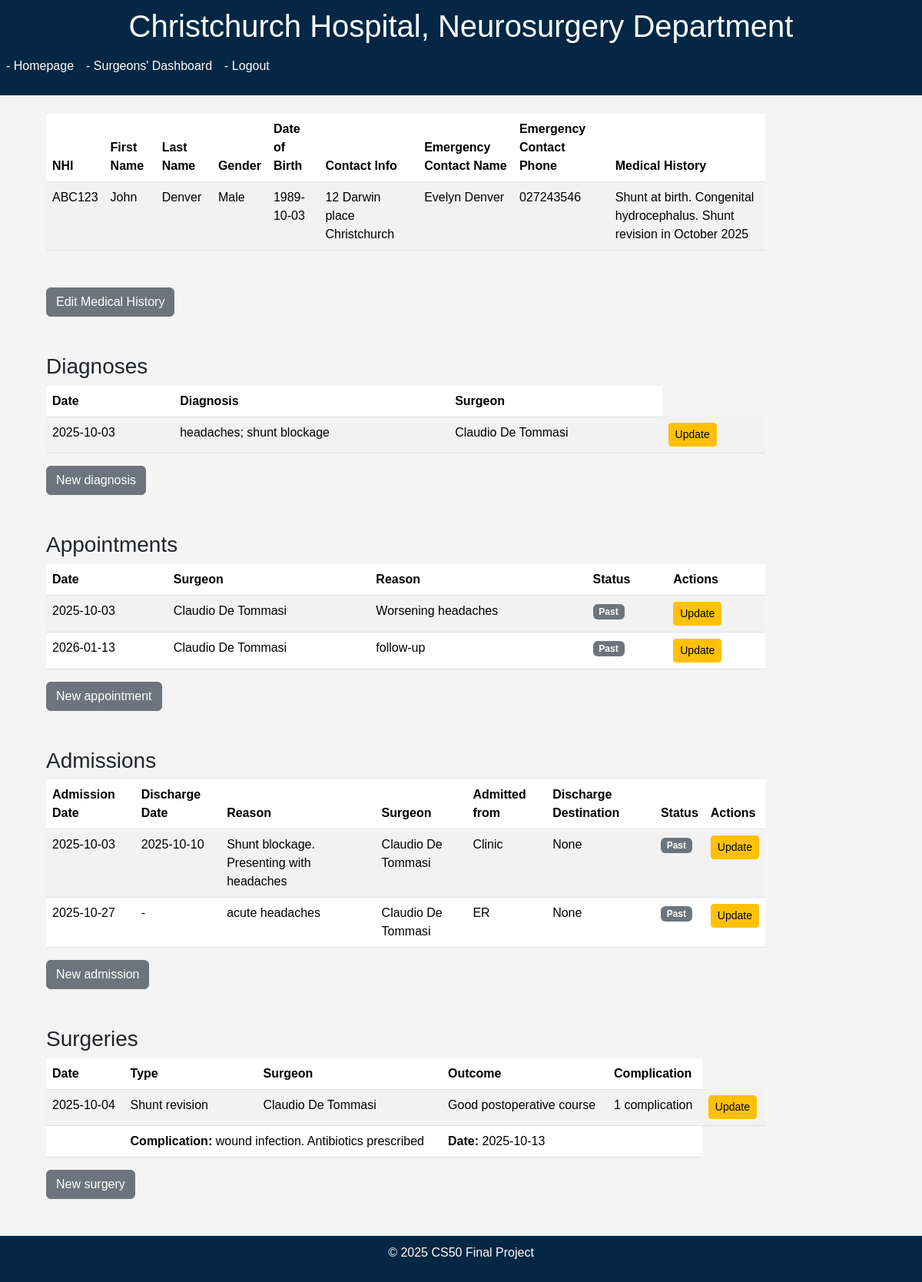
Before: /patients_records/1 (signed in) with the older database file.
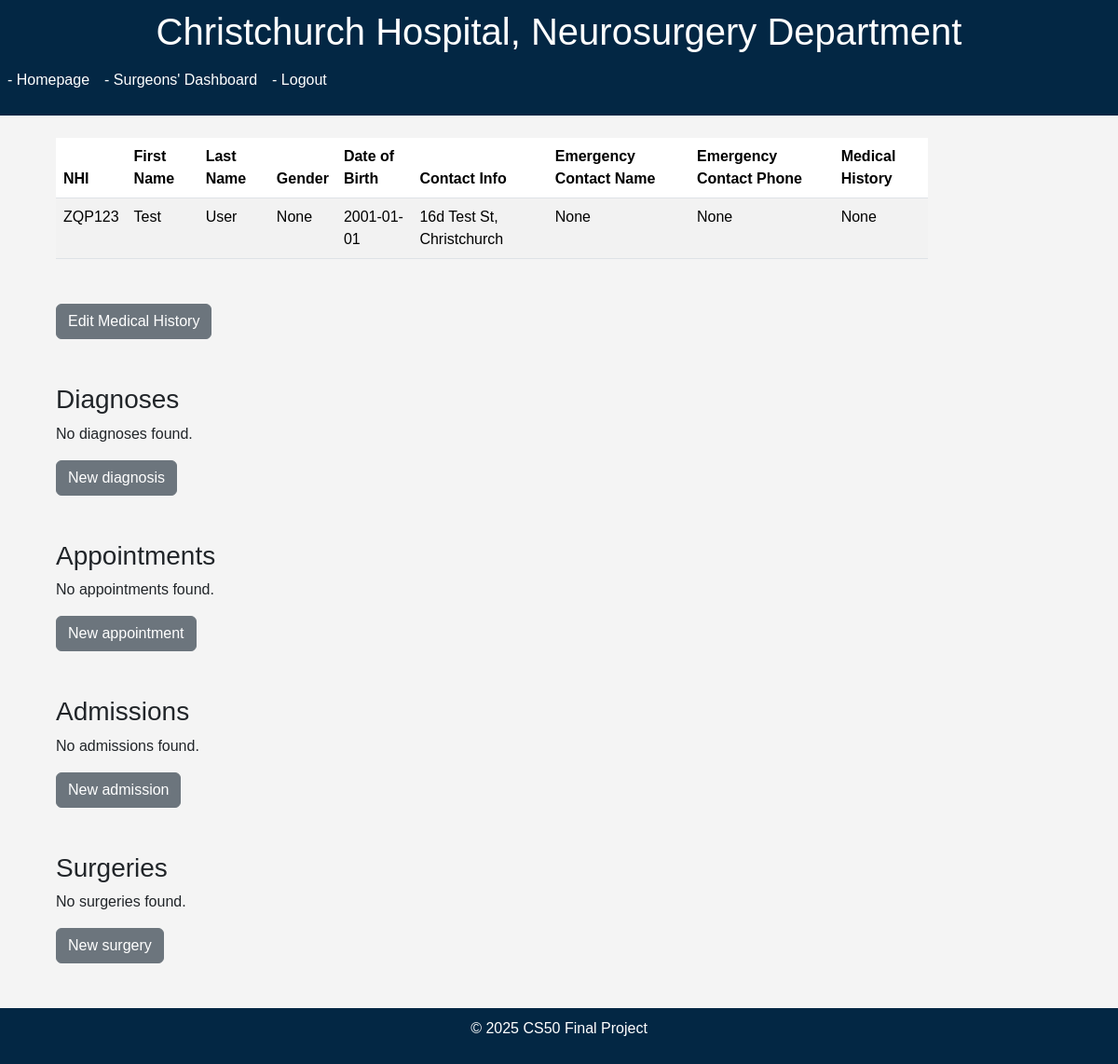
After: the same page with the newer database file.
### models.py (models this page shows)
class Patient(db.Model):
    id = db.Column(db.Integer, primary_key=True)
    NHI = db.Column(db.String(6), unique=True, nullable=False)
    username = db.Column(db.String(50), unique=True, nullable=True)
    password_hash = db.Column(db.String(255), nullable=True)
    last_name = db.Column(db.String(100), nullable=False)
    first_name = db.Column(db.String(100), nullable=False)
    gender = db.Column(db.String(1))
    date_of_birth = db.Column(db.Date, nullable=False)
    contact_info = db.Column(db.String(100), nullable=False)
    emergency_contact_name = db.Column(db.String(100))
    emergency_contact_phone = db.Column(db.String(15))
    medical_history = db.Column(db.Text)
    needs_password = db.Column(db.Boolean, default=True)

class Diagnosis(db.Model):
    id = db.Column(db.Integer, primary_key=True)
    patient_id = db.Column(db.Integer, db.ForeignKey('patient.id'), nullable=False)
    surgeon_id = db.Column(db.Integer, db.ForeignKey('surgeon.id'), nullable=False)
    diagnosis_date = db.Column(db.DateTime)
    diagnosis = db.Column(db.Text, nullable=False)
    notes = db.Column(db.Text)
    patient = db.relationship('Patient', backref='diagnoses')
    surgeon = db.relationship('Surgeon', backref='diagnoses')

class Surgeon(db.Model):
    id = db.Column(db.Integer, primary_key=True)
    username = db.Column(db.String(50), unique=True, nullable=True)
    password_hash = db.Column(db.String(255), nullable=True)
    first_name = db.Column(db.String(100), nullable=False)
    last_name = db.Column(db.String(100), nullable=False)
    surgeon_code = db.Column(db.String(20), unique=True, nullable=True)
    gender = db.Column(db.String(1))
    date_of_birth = db.Column(db.Date)
    contact_info = db.Column(db.String(100))
    specialty = db.Column(db.String(100))
    needs_password = db.Column(db.Boolean, default=True)

class Appointment(db.Model):
    id = db.Column(db.Integer, primary_key=True)
    patient_id = db.Column(db.Integer, db.ForeignKey('patient.id'), nullable=False)
    surgeon_id = db.Column(db.Integer, db.ForeignKey('surgeon.id'), nullable=False)
    appointment_date = db.Column(db.DateTime, nullable=False)
    reason = db.Column(db.Text)
    status = db.Column(db.String(50), default='Scheduled')
    patient = db.relationship('Patient', backref='appointments')
    surgeon = db.relationship('Surgeon', backref='appointments')

class Admission(db.Model):
    id = db.Column(db.Integer, primary_key=True)
    patient_id = db.Column(db.Integer, db.ForeignKey('patient.id'), nullable=False)
    surgeon_id = db.Column(db.Integer, db.ForeignKey('surgeon.id'), nullable=False)
    admission_date = db.Column(db.DateTime, nullable=False)
    discharge_date = db.Column(db.DateTime)
    reason = db.Column(db.Text)
    admitted_from = db.Column(
        Enum('ER', 'Clinic', 'Referral', name='admitted_from_enum'),
        nullable=True
    )
    discharged_to = db.Column(
        Enum('Home', 'Rehab', 'Nursing Home', name='discharged_to_enum'),
        nullable=True
    )
    patient = db.relationship('Patient', backref='admissions')
    surgeon = db.relationship('Surgeon', backref='admissions')

class Surgery(db.Model):
    id = db.Column(db.Integer, primary_key=True)
    patient_id = db.Column(db.Integer, db.ForeignKey('patient.id'), nullable=False)
    surgeon_id = db.Column(db.Integer, db.ForeignKey('surgeon.id'), nullable=False)
    surgery_date = db.Column(db.DateTime, nullable=False)
    surgery_type = db.Column(db.String(100), nullable=False)
    outcome = db.Column(db.String(100))
    notes = db.Column(db.Text)
    patient = db.relationship('Patient', backref='surgeries')
    surgeon = db.relationship('Surgeon', backref='surgeries')

class Complication(db.Model):
    id = db.Column(db.Integer, primary_key=True)
    surgery_id = db.Column(db.Integer, db.ForeignKey('surgery.id'), nullable=False)
    complication_date = db.Column(db.DateTime, nullable=False)
    description = db.Column(db.Text, nullable=False)
    severity = db.Column(db.String(50))
    surgery = db.relationship('Surgery', backref='complications')

### app.py (the view)
@app.route("/patients_records/<int:patient_id>", methods=["GET", "POST"])
@any_user_required
def patients_records(patient_id):
    if session.get("patient_id") and session.get("patient_id") != patient_id:
        return "You do not have permission to view other patients' records.", 403
    patient = Patient.query.get_or_404(patient_id)
    surgeon_id = session.get("surgeon_id")
    surgeon = Surgeon.query.get(surgeon_id)
    appointments = Appointment.query.filter_by(patient_id=patient.id).all()
    admissions = Admission.query.filter_by(patient_id=patient.id).all()
    diagnoses = Diagnosis.query.filter_by(patient_id=patient.id).all()
    surgeries = Surgery.query.filter_by(patient_id=patient.id).all()
    complications = {}
    for surgery in surgeries:
        complications[surgery.id] = Complication.query.filter_by(surgery_id=surgery.id).all()
    return render_template("patients_records.html", patient=patient, surgeon=surgeon, appointments=appointments, admissions=admissions, diagnoses=diagnoses, surgeries=surgeries, complications=complications, now=datetime.datetime.now())

### helpers.py (called while the page is built)
def any_user_required(f):
    @wraps(f)
    def decorated_function(*args, **kwargs):
        if not (session.get("is_admin") or session.get("secretary_id") or session.get("surgeon_id") or session.get("patient_id")):
            return redirect("/login")
        return f(*args, **kwargs)
    return decorated_function

### templates/patients_records.html (shortened to what the changed rows need)
{% extends "layout.html" %}
{% block content %}
<div class="container mt-4 mx-5">
    <table class="table table-striped mb-5">
        <thead>
            <tr>
                <th>NHI</th>
                <th>First Name</th>
                <th>Last Name</th>
                <th>Gender</th>
                <th>Date of Birth</th>
                <th>Contact Info</th>
                <th>Emergency Contact Name</th>
                <th>Emergency Contact Phone</th>
                <th>Medical History</th>
            </tr>
        </thead>
        <tbody>
            <tr>
                <td>{{ patient.NHI }}</td>
                <td>{{ patient.first_name }}</td>
                <td>{{ patient.last_name }}</td>
                <td>{{ patient.gender }}</td>
                <td>{{ patient.date_of_birth }}</td>
                <td>{{ patient.contact_info }}</td>
                <td>{{ patient.emergency_contact_name }}</td>
                <td>{{ patient.emergency_contact_phone }}</td>
                <td>{{ patient.medical_history }}</td>
            </tr>
        </tbody>
    </table>
    <div class="mb-5">
        <h3>Diagnoses</h3>
        {% if diagnoses %}
        <table class="table table-striped">
            <thead>
                <tr>
                    <th>Date</th>
                    <th>Diagnosis</th>
                    <th>Surgeon</th>
                </tr>
            </thead>
            <tbody>
                {% for diagnosis in diagnoses %}
                <tr>
                    <td>{{ diagnosis.diagnosis_date.strftime('%Y-%m-%d') }}</td>
                    <td>{{ diagnosis.diagnosis }}</td>
                    <td>{{ diagnosis.surgeon.first_name }} {{ diagnosis.surgeon.last_name }}</td>
                    <td>
                        {% if session.get("surgeon_id") == diagnosis.surgeon.id %}
                            <a href='{{ url_for("edit_diagnosis", diagnosis_id=diagnosis.id) }}' class="btn btn-sm btn-warning">Update</a>
                        {% endif %}
                    </td>
                </tr>
                {% endfor %}
            </tbody>
        </table>
        {% else %}
        <p>No diagnoses found.</p>
        {% endif %}
        {% if session.get("surgeon_id") %}
            <a href='{{ url_for("new_diagnosis", patient_id=patient.id) }}' class="btn btn-secondary">New diagnosis</a>
        {% endif %}
    </div>
    <div class="mb-5">
        <h3>Appointments</h3>
        {% if appointments %}
        <table class="table table-striped">
            <thead>
                <tr>
                    <th>Date</th>
                    <th>Surgeon</th>
                    <th>Reason</th>
                    <th>Status</th>
                    <th>Actions</th>
                </tr>
            </thead>
            <tbody>
                {% for appointment in appointments %}
                <tr {% if appointment.appointment_date >= now %}class="table-success"{% endif %}>
                    <td>
                        {% if appointment.appointment_date > now %}
                            {{ appointment.appointment_date.strftime('%Y-%m-%d %H:%M') }}
                            {% else %}
                            {{ appointment.appointment_date.strftime('%Y-%m-%d') }}
                        {% endif %}
                    </td>
                    <td>{{ appointment.surgeon.first_name }} {{ appointment.surgeon.last_name }}</td>
                    <td>{{ appointment.reason }}</td>
                    <td>
                        {% if appointment.appointment_date >= now %}
                            <span class="badge bg-success">Upcoming</span>
                        {% else %}
                            <span class="badge bg-secondary">Past</span>
                        {% endif %}
                    </td>
                    <td>
                        {% if appointment.appointment_date >= now %}
                            {% if session.get("secretary_id") %}
                                <a href='{{ url_for("edit_appointment", appointment_id=appointment.id) }}' class="btn btn-sm btn-warning">Update</a>
                                <form action="{{ url_for('delete_appointment', appointment_id=appointment.id) }}" method="POST" style="display:inline;">
                                    <button type="submit" class="btn btn-sm btn-danger" onclick="return confirm('Are you sure you want to delete this appointment?');">Delete</button>
                                </form>
                            {% endif %}
                        {% else %}
                            {% if session.get("surgeon_id") == appointment.surgeon.id %}
                                <a href='{{ url_for("edit_appointment", appointment_id=appointment.id) }}' class="btn btn-sm btn-warning">Update</a>
                            {% endif %}
                        {% endif %}
                    </td>
                </tr>
                {% endfor %}
            </tbody>
        </table>
        {% else %}
        <p>No appointments found.</p>
        {% endif %}
        {% if session.get("surgeon_id") or session.get("secretary_id") %}
        <a href='{{ url_for("new_appointment", patient_id=patient.id) }}' class="btn btn-secondary">New appointment</a>
        {% endif %}
    </div>
    <div class="mb-5">
        <h3>Admissions</h3>
        {% if admissions %}
        <table class="table table-striped">
            <thead>
                <tr>
                    <th>Admission Date</th>
                    <th>Discharge Date</th>
                    <th>Reason</th>
                    <th>Surgeon</th>
                    <th>Admitted from</th>
                    <th>Discharge Destination</th>
                    <th>Status</th>
                    <th>Actions</th>
                </tr>
            </thead>
            <tbody>
                {% for admission in admissions %}
                <tr {% if admission.admission_date >= now %}class="table-success"{% endif %}>
                    <td>{{ admission.admission_date.strftime('%Y-%m-%d') }}</td>
                    <td>
                        {% if admission.discharge_date %}
                            {{ admission.discharge_date.strftime('%Y-%m-%d') }}
                        {% else %}
                            -
                        {% endif %}
                    </td>
                    <td>{{ admission.reason }}</td>
                    <td>{{ admission.surgeon.first_name }} {{ admission.surgeon.last_name }}</td>
                    <td>{{ admission.admitted_from }}</td>
                    <td>{{ admission.discharged_to }}</td>
                    <td>
                        {% if admission.admission_date >= now %}
                            <span class="badge bg-success">Upcoming</span>
                        {% else %}
                            <span class="badge bg-secondary">Past</span>
                        {% endif %}
                    </td>
                    <td>
                        {% if admission.admission_date >= now %}
                            {% if session.get("secretary_id") %}
                            <div class="d-flex gap-2 align-items-center">
                                <a href='{{ url_for('edit_admission', admission_id=admission.id) }}' class="btn btn-sm btn-warning">Update</a>
                                <form action="{{ url_for('delete_admission', admission_id=admission.id) }}" method="POST" style="display:inline;">
                                    <button type="submit" class="btn btn-sm btn-danger" onclick="return confirm('Are you sure you want to delete this admission?');">Delete</button>
                                </form>
                            </div>
                            {% endif %}
                        {% else %}
                            {% if session.get("surgeon_id") == admission.surgeon.id  %}
                                <a href='{{ url_for('edit_admission', admission_id=admission.id) }}' class="btn btn-sm btn-warning">Update</a>
                            {% endif %}
                        {% endif %}
                    </td>
                </tr>
                {% endfor %}
            </tbody>
        </table>
        {% else %}
        <p>No admissions found.</p>
        {% endif %}
        {% if session.get("surgeon_id") or session.get("secretary_id") %}
        <a href='{{ url_for('new_admission', patient_id=patient.id) }}' class="btn btn-secondary">New admission</a>
        {% endif %}
    </div>
    <div class="mb-5">
        <h3>Surgeries</h3>
        {% if surgeries %}
        <table class="table table-striped">
            <thead>
                <tr>
                    <th>Date</th>
                    <th>Type</th>
                    <th>Surgeon</th>
                    <th>Outcome</th>
                    <th colspan="2">Complication</th>
                </tr>
            </thead>
            <tbody>
                {% for surgery in surgeries %}
                <tr>
                    <td>{{ surgery.surgery_date.strftime('%Y-%m-%d') }}</td>
                    <td>{{ surgery.surgery_type }}</td>
                    <td>{{ surgery.surgeon.first_name }} {{ surgery.surgeon.last_name }}</td>
                    <td>{{ surgery.outcome }}</td>
                    <td colspan="2">
                        {% if complications[surgery.id] %}
                            {{ complications[surgery.id]|length }} complication{{ complications[surgery.id]|length > 1 and 's' or '' }}
                        {% else %}
                            -
                        {% endif %}
                    </td>
                    <td>
                        {% if session.get("surgeon_id") == surgery.surgeon.id %}
                            <a href='{{ url_for('edit_surgery', surgery_id=surgery.id) }}' class="btn btn-sm btn-warning">Update</a>
                        {% endif %}
                    </td>
                </tr>
                {% if complications[surgery.id] %}
                    {% for comp in complications[surgery.id] %}
                    <tr>
                        <td></td>
                        <td colspan="2"><strong>Complication:</strong> {{ comp.description }}</td>
                        <td colspan="2"><strong>Date:</strong> {{ comp.complication_date.strftime('%Y-%m-%d') }}</td>
                    </tr>
                    {% endfor %}
                {% endif %}
                {% endfor %}
            </tbody>
        </table>
        {% else %}
        <p>No surgeries found.</p>
        {% endif %}
        {% if session.get("surgeon_id") %}
        <a href='{{ url_for('new_surgery', patient_id=patient.id) }}' class="btn btn-secondary">New surgery</a>
        {% endif %}
    </div>
</div>
{% endblock %}

Changed rows visible on the page:
no longer on this page (row edited): Diagnosis: diagnosis_date "2025-10-03", diagnosis "headaches; shunt blockage", surgeon.first_name "Claudio", surgeon.last_name "De Tommasi"
no longer on this page (row edited): Appointment: appointment_date "2025-10-03", surgeon.first_name "Claudio", surgeon.last_name "De Tommasi", reason "Worsening headaches", shows "Past"
removed Appointment: appointment_date "2026-01-13", surgeon.first_name "Claudio", surgeon.last_name "De Tommasi", reason "follow-up", shows "Past"
no longer on this page (row edited): Admission: admission_date "2025-10-03", discharge_date "2025-10-10", reason "Shunt blockage. Presenting with headaches", surgeon.first_name "Claudio", surgeon.last_name "De Tommasi", admitted_from "Clinic", discharged_to "None", shows "Past"
removed Admission: admission_date "2025-10-27", reason "acute headaches", surgeon.first_name "Claudio", surgeon.last_name "De Tommasi", admitted_from "ER", discharged_to "None", shows "Past"
no longer on this page (row edited): Surgery: surgery_date "2025-10-04", surgery_type "Shunt revision", surgeon.first_name "Claudio", surgeon.last_name "De Tommasi", outcome "Good postoperative course", complications "1"
removed Complication: description "wound infection. Antibiotics prescribed", complication_date "2025-10-13"
changed Patient: NHI "ABC123" → "ZQP123"; first_name "John" → "Test"; last_name "Denver" → "User"; gender "Male" → "None"; date_of_birth "1989-10-03" → "2001-01-01"; contact_info "12 Darwin place Christchurch" → "16d Test St, Christchurch"; emergency_contact_name "Evelyn Denver" → "None"; emergency_contact_phone "027243546" → "None"; medical_history "Shunt at birth. Congenital hydrocephalus. Shunt revision in October 2025" → "None"
Other visible differences:
text no longer shown: "Date Diagnosis Surgeon Date Surgeon Reason Status Actions Admission Date Discharge Date Reason Surgeon Admitted from Discharge Destination Status Actions Date Type Surgeon Outcome Complication"
text now shown: "No diagnoses found. No appointments found. No admissions found. No surgeries found."
